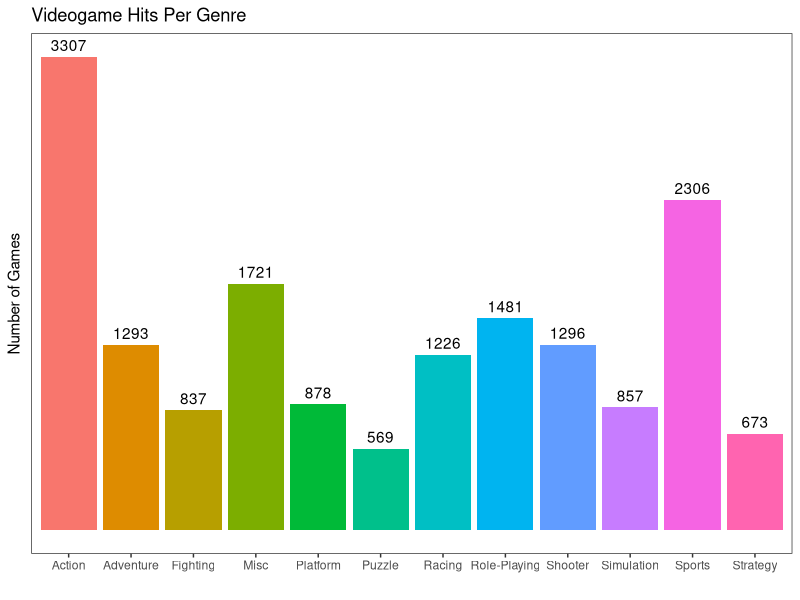

Source code (R):
# Byronie Richards 
# u-572445

## Load packages ---------------------------------------------------------------
library(dplyr)
library(ggplot2)

## Load data -------------------------------------------------------------------
videogames <- read.delim("./input/videogames.txt", stringsAsFactors = FALSE)

## Exercise 1 -----------------------------------------------------------------
colNames <- colnames(videogames)

onlyGlobalSalesVideogames <- videogames

onlyGlobalSalesVideogames[ , grepl('Sales', names(onlyGlobalSalesVideogames), 
fixed=TRUE) & names(onlyGlobalSalesVideogames) != 'Global_Sales'] <- NULL

answer1 <- onlyGlobalSalesVideogames[onlyGlobalSalesVideogames$Global_Sales >= 1
, ]

# print(answer1[answer1$Global_Sales < 1, ])


## Exercise 2 -----------------------------------------------------------------

videogamesWithAVGScore <- videogames
videogamesWithAVGScore$Average_Score <- ((videogamesWithAVGScore$Critic_Score / 
10) + videogamesWithAVGScore$User_Score) / 2
# str(videogamesWithAVGScore)

answer2 <- videogamesWithAVGScore
# str(answer2)

## Exercise 3 -----------------------------------------------------------------

PlaformsAndGlobalSales <- videogames[ , names(videogames) == 'Name' | 
names(videogames) == 'Global_Sales'] %>% group_by(Name) %>%
                         summarise(Global_Sales = sum(Global_Sales), 
                         Num_Platforms = n())


answer3 <- PlaformsAndGlobalSales
# str(answer3)


## Exercise 4 -----------------------------------------------------------------

NoKAVideogames <- videogames
NoKAVideogames$Rating[NoKAVideogames$Rating == 'K-A'] <- 'E10+'

answer4 <- NoKAVideogames
# print(answer4[answer4$Rating == 'K-A', ])

## Exercise 5 -----------------------------------------------------------------

WiiUScores <- videogames[ videogames$Platform == 'WiiU' , 
names(videogames) == 'Platform' | names(videogames) == 'Critic_Score' | 
names(videogames) == 'User_Score' | names(videogames) == 'Critic_Count' | 
names(videogames) == 'User_Count']

# str(WiiUScores)

answer5 <- ggplot() + 
    geom_point(data = WiiUScores, mapping = aes(y = Critic_Score, 
    x = User_Score, color = Critic_Count, size = User_Count)) + 
    labs(title="WiiU Critic Scores by User Scores", x="Users' Scores",
     y="Critics' Scores", color="Critic Count", size = "User Count") + 
    scale_color_continuous(low = "white", high = "black")
# answer5

## Exercise 6 -----------------------------------------------------------------

videogameRatings <- videogames[, names(videogames) == 'Name' | 
names(videogames) == 'Rating']

# str(videogameRatings)


answer6 = ggplot(data = videogameRatings, mapping = aes( x = Rating)) + 
            geom_bar() + 
            scale_x_discrete(limits = c("E", "E10+", "T", "M"), 
            labels = c("Everyone", "Everyone 10+", "Teen", "Mature")) + 
            labs( x = 'Ratings', y = 'Number of Games', 
            title = 'Number of Games per Rating')
# answer6

## Exercise 7 -----------------------------------------------------------------

UbiAct <- videogames[videogames$Publisher == 'Ubisoft' | 
videogames$Publisher == 'Activision', names(videogames) == 'Genre' | 
names(videogames) == 'Publisher']
UbiAct <- na.omit(UbiAct)

answer7 <- ggplot(data = UbiAct, mapping = aes( x = Publisher, fill = Genre)) + 
geom_bar(position = "dodge") + labs( y = 'Genre', x = 'Number of Publishes', 
title = "Number of Publishes per Genre for 'Ubisoft' and 'Activision'")
# answer7

## Exercise 8 -----------------------------------------------------------------

GenreCritics <- videogames[ , names(videogames) == 'Genre' | 
names(videogames) == 'Critic_Score']

# str(GenreCritics)

answer8 <- ggplot(data = GenreCritics, mapping = aes( x = Genre, 
y = Critic_Score)) + geom_boxplot(fill = "skyblue", notch = TRUE) + 
labs(x = 'Genre', y = 'Critic Scores', 
title = 'Distribution of Critic Scores by Genre')
# answer8

## Exercise 9 -----------------------------------------------------------------

legoGames <- videogames[grepl('LEGO', videogames$Name, 
ignore.case = TRUE) , 
names(videogames) == 'Name' | names(videogames) == 'User_Score' | 
names(videogames) == 'Global_Sales'] 
User_Score_Mean <- mean(na.omit(legoGames[['User_Score']]))
Total_Global_Sales <- sum(na.omit(legoGames[['Global_Sales']]))
All_LEGO_Games <- select(legoGames, Name) %>% 
    group_by(Name) %>%
    distinct()

# str(legoGames)

answer9 <- list(
        user_score_mean = User_Score_Mean, 
        total_global_sales = Total_Global_Sales,
        all_lego_games = All_LEGO_Games
    )

# answer9

## Exercise 10 -----------------------------------------------------------------

numGamesPerYear <- videogames[ videogames$Year_of_Release == 
max(videogames$Year_of_Release), 
                    names(videogames) == 'Year_of_Release' | 
                    names(videogames) == 'Genre'] %>%
                group_by(Genre) %>% 
                summarise( GamesPerYear = n())

# str(numGamesPerYear)

answer10 <- ggplot(data = videogames , mapping = aes(x = Year_of_Release, 
color=Genre)) + 
labs( x = 'Year of Release', y = 'Number of Games', title='') + 
scale_color_discrete(breaks = numGamesPerYear$Genre) +
geom_line(stat = "count")

# answer10

## Exercise 11 -----------------------------------------------------------------

gameGenre <- videogames[ , names(videogames) == 'Name' | 
names(videogames) == 'Genre']

gameGenre <- transform(gameGenre, NumOfGames = ave(seq(nrow(gameGenre)), Genre, 
FUN=length))
gameGenre <- gameGenre %>% count(Genre, NumOfGames)


# str(gameGenre)

answer11 <- ggplot(data = gameGenre, 
mapping = aes(y = as(NumOfGames, 'integer'), x = Genre, fill=Genre)) + 
geom_col() + labs( x = "", y = "Number of Games", 
title="Videogame Hits Per Genre") + 
theme_bw() +
theme(legend.position="none", panel.grid = element_blank(), 
axis.text.y=element_blank(), axis.ticks.y = element_blank()) + 
geom_text(aes(label=NumOfGames), vjust=-0.5)

answer11


